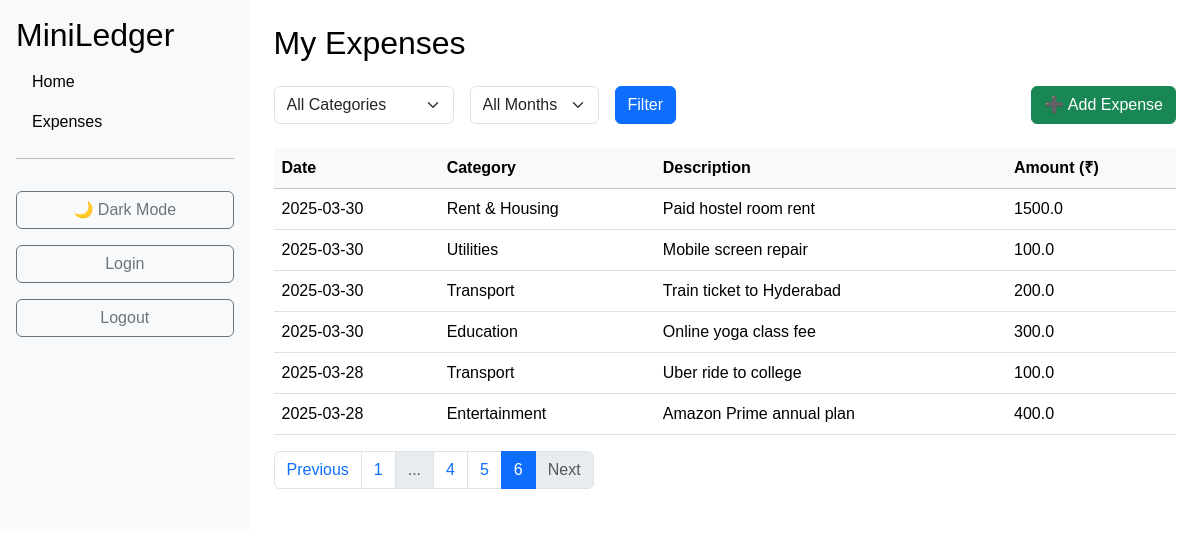
/expenses?page=6&category=All&month=All (signed in), run on the app's committed database.
### app.py (models this page shows)
class Expenses(db.Model):
    id: Mapped[int] = mapped_column(primary_key=True, nullable=False)
    amount: Mapped[float] = mapped_column(nullable=False)
    date: Mapped[str] = mapped_column(nullable=False)
    description: Mapped[str] = mapped_column(nullable=True)
    category: Mapped[str] = mapped_column(nullable=False)
    transaction_type: Mapped[str] = mapped_column(nullable=False)

### app.py (the view)
@app.route('/expenses', methods=['GET', 'POST'])
def expenses():
    form = FilterForm()
    unique_categories = db.session.query(Expenses.category).distinct().all()
    category_list = [cat[0] for cat in unique_categories]
    month_list = ['January', 'February', 'March', 'April', 'May', 'June',
                  'July', 'August', 'September', 'October', 'November', 'December']
    form.category.choices = [('All', 'All Categories')] + [(cat, cat) for cat in category_list]
    form.month.choices = [('All', 'All Months')] + [(month, month) for month in month_list]
    selected_category = request.args.get('category', 'All')
    selected_month = request.args.get('month', 'All')
    page = request.args.get('page', 1, type=int)
    query = Expenses.query.filter_by(transaction_type='Expense')
    if selected_category != 'All':
        query = query.filter(Expenses.category == selected_category)
    if selected_month != 'All':
        query = query.filter(func.strftime('%m', Expenses.date) == str(month_list.index(selected_month)+1).zfill(2))
    expenses_paginated = query.order_by(Expenses.date.desc()).paginate(page=page, per_page=10)
    return render_template('expenses.html', form=form, expenses=expenses_paginated, selected_category=selected_category, selected_month=selected_month, logged_in=current_user.is_authenticated)

### app.py
class FilterForm(FlaskForm):
    category = SelectField('Category', choices=[], validators=[Optional()])
    month = SelectField('Month', choices=[], validators=[Optional()])
    submit = SubmitField('Filter')

### app.py (called while the page is built)
@login_manager.user_loader
def load_user(user_id):
    return db.get_or_404(User, user_id)

### templates/expenses.html (shortened to what this page needs)
{% extends "base.html" %}
{% block content %}
{% if logged_in %}
<h2 class="mb-4">My Expenses</h2>
<form method="get" action="{{ url_for('expenses') }}" class="d-flex gap-3 mb-4 align-items-end flex-wrap">
    <div>{{ form.category(class="form-select") }}</div>
    <div>{{ form.month(class="form-select") }}</div>
    <div>{{ form.submit(class="btn btn-primary") }}</div>
    <div class="ms-auto">
        <a href="{{ url_for('add') }}" class="btn btn-success">➕ Add Expense</a>
    </div>
</form>
<table class="table table-hover">
    <thead class="table-light">
        <tr>
            <th>Date</th>
            <th>Category</th>
            <th>Description</th>
            <th>Amount (₹)</th>
        </tr>
    </thead>
    <tbody>
        {% for expense in expenses.items %}
        <tr>
            <td>{{ expense.date }}</td>
            <td>{{ expense.category }}</td>
            <td>{{ expense.description or '-' }}</td>
            <td>{{ expense.amount }}</td>
        </tr>
        {% endfor %}
    </tbody>
</table>
<nav aria-label="Expenses Pagination">
  <ul class="pagination">
    {% if expenses.has_prev %}
      <li class="page-item">
        <a class="page-link" href="{{ url_for('expenses', page=expenses.prev_num, category=selected_category, month=selected_month) }}">Previous</a>
      </li>
    {% else %}
      <li class="page-item disabled">
        <span class="page-link">Previous</span>
      </li>
    {% endif %}
    {% for page_num in expenses.iter_pages(left_edge=1, right_edge=1, left_current=2, right_current=2) %}
      {% if page_num %}
        {% if page_num == expenses.page %}
          <li class="page-item active"><span class="page-link">{{ page_num }}</span></li>
        {% else %}
          <li class="page-item"><a class="page-link" href="{{ url_for('expenses', page=page_num, category=selected_category, month=selected_month) }}">{{ page_num }}</a></li>
        {% endif %}
      {% else %}
        <li class="page-item disabled"><span class="page-link">...</span></li>
      {% endif %}
    {% endfor %}
    {% if expenses.has_next %}
      <li class="page-item">
        <a class="page-link" href="{{ url_for('expenses', page=expenses.next_num, category=selected_category, month=selected_month) }}">Next</a>
      </li>
    {% else %}
      <li class="page-item disabled">
        <span class="page-link">Next</span>
      </li>
    {% endif %}
  </ul>
</nav>
        {% endif %}
{% endblock %}

### static/css/style.css (style rules this page uses)
body { --bg-color: #ffffff; --text-color: #000000; --sidebar-bg: #f8f9fa; --sidebar-link: #000000; --sidebar-link-hover: #0056b3; --content-bg: #ffffff; background-color: var(--bg-color); color: var(--text-color); font-family: 'Arial', sans-serif; margin: 0; padding: 0; }

### data on the page
Expenses: date "2025-03-30", category "Rent & Housing", description "Paid hostel room rent", amount "1500.0"
Expenses: date "2025-03-30", category "Utilities", description "Mobile screen repair", amount "100.0"
Expenses: date "2025-03-30", category "Transport", description "Train ticket to Hyderabad", amount "200.0"
Expenses: date "2025-03-30", category "Education", description "Online yoga class fee", amount "300.0"
Expenses: date "2025-03-28", category "Transport", description "Uber ride to college", amount "100.0"
Expenses: date "2025-03-28", category "Entertainment", description "Amazon Prime annual plan", amount "400.0"

### other printed values
{{ page_num }} "1" "4" "5"
{{ page_num }} "6"
